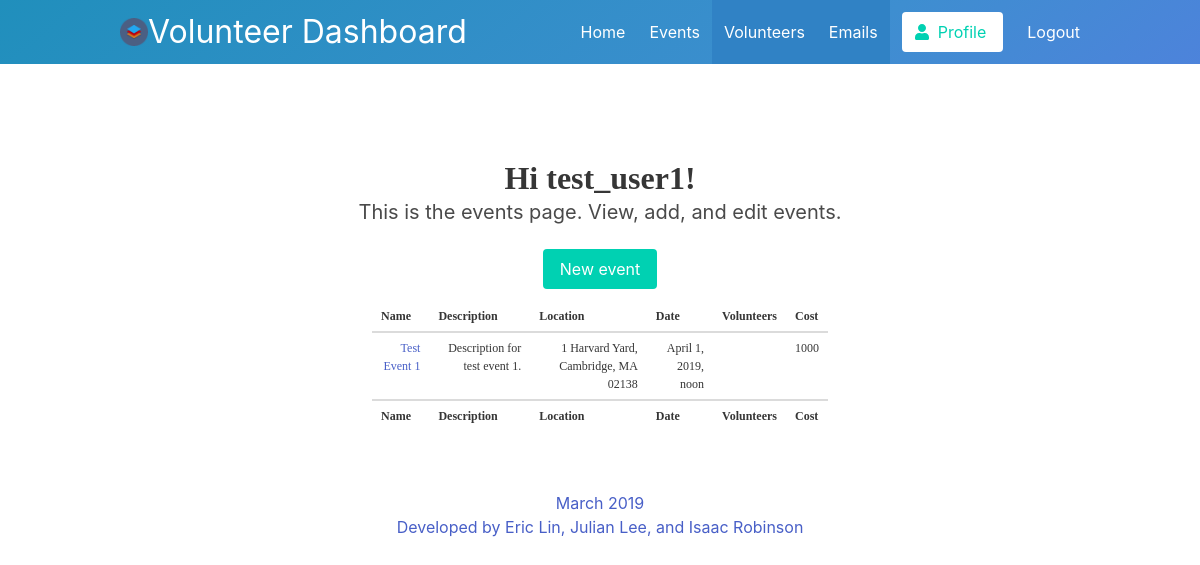
The app's page /events/events/ (signed in), older data.
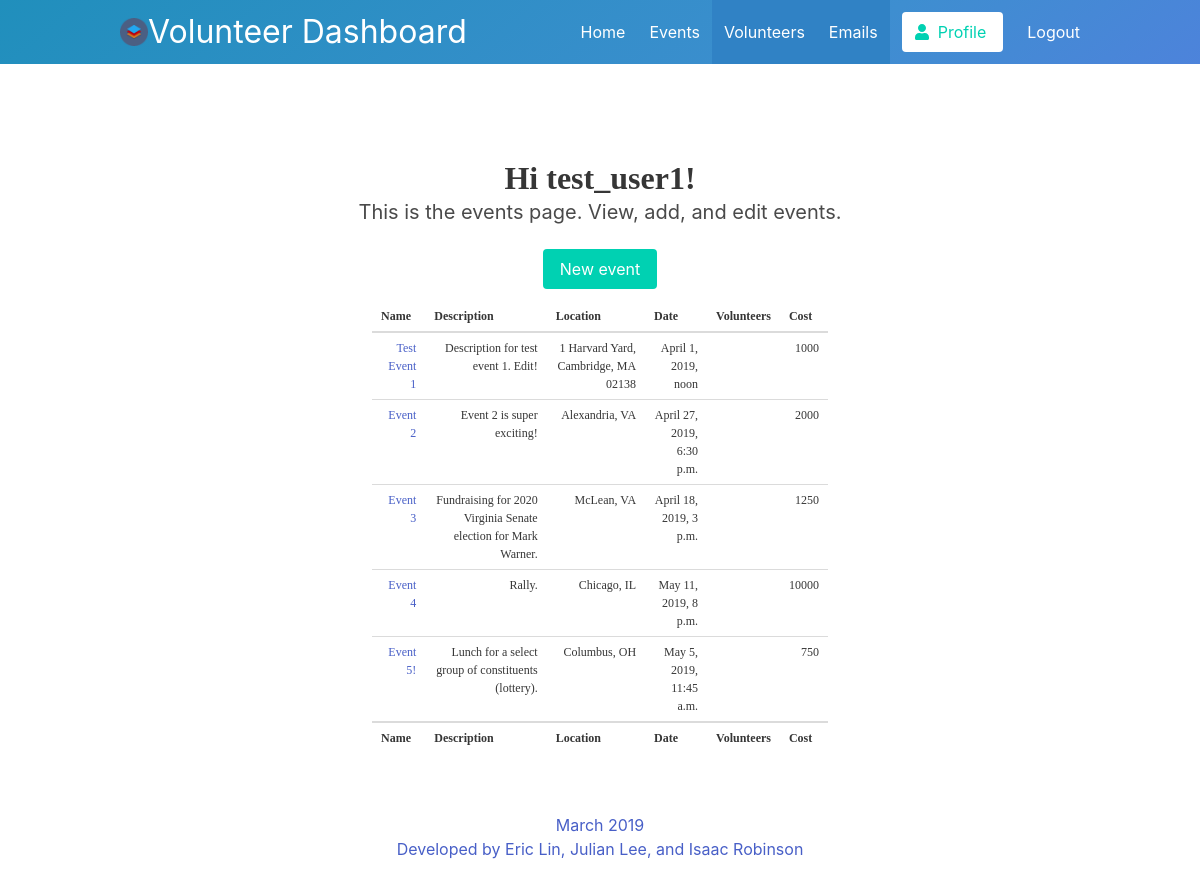
The same page, newer data.
### users/models.py (models this page shows, shortened)
class CustomUser(AbstractUser):
    first_name = models.CharField(max_length=30)
    last_name = models.CharField(max_length=30)
    REQUIRED_FIELDS = ['first_name', 'last_name', 'email']

### events/models.py (models this page shows, shortened)
class Event(models.Model):		# To store events
 	name = models.CharField(max_length=256)
 	description = models.TextField(default='')
 	address = models.CharField(max_length=256)
 	time = models.DateTimeField(default=timezone.now)	# default is today
 	volunteers = models.ManyToManyField(	# joins events and volunteers
 		'volunteers.Volunteer',
 		related_name='events_volunteers',
 		blank=True,
 	)
 	cost = models.IntegerField(default=1000)	# dollar cost of the event

### events/views.py (the view)
# urls.py: path('events/', views.index, name='events'),		# path for event view
def index(request):
	if request.method == "GET":
		events = Event.objects.values()	# get querySet of events
		context = {'events': events}
		return render(request, 'events.html', context)		# render events html
	elif request.method == "POST":
		print("POST request")

### templates/events.html (shortened to what this page needs)
{% extends 'base.html' %}
{% block content %}
	{% if user.is_authenticated %}
    <section class="section">
      <div class="hero-body">
        <div class="container has-text-centered">
          <h1 class="title">
            Hi {{ user.username }}!
          </h1>
          <h2 class="subtitle">
            This is the events page. View, add, and edit events.
          </h2>
        </div>
        <div class="container has-text-centered">
            <a href="{% url 'add_event' %}">
              <br>
              <button class="button is-primary">
                New event
              </button>
            </a>
        </div>
        <div class="container has-text-centered">
          <div class="column is-6 is-offset-3">
            <table class="table">
              <thead>
                <tr>
                  <th> Name </th>
                  <th> Description </th>
                  <th> Location </th>
                  <th> Date </th>
                  <th> Volunteers </th>
                  <th> Cost </th>
                </tr>
              </thead>
              <tfoot>
                <tr>
                  <th> Name </th>
                  <th> Description </th>
                  <th> Location </th>
                  <th> Date </th>
                  <th> Volunteers </th>
                  <th> Cost </th>
                </tr>
              </tfoot>
              <tbody>
                {% for event in events %}
                  <tr>
                    <td><a href="{% url 'edit_event' %}?id={{event.id}}"> {{event.name}} </a></td>
                    <td> {{event.description}} </td>
                    <td> {{event.address}} </td>
                    <td> {{event.time}} </td>
                    <td>
                    </td>
                    <td> {{event.cost}} </td>
                  </tr>
                {% endfor %}
              </tbody>
            </table>
          </div>
        </div>
      </div>
      <div class="hero-foot is-light has-text-centered">
        <a>
          March 2019 <br>
          Developed by Eric Lin, Julian Lee, and Isaac Robinson
        </a>
      </div>
    </section>
	{% endif %}
{% endblock %}

### templates/base.html (shortened to what this page needs)
<!DOCTYPE html>
<html lang ="en">
<head>
    {% load static %}
    <link rel="stylesheet" type="text/css" href="{% static 'css/styles.css' %}">
    <link rel="stylesheet" href="https://cdnjs.cloudflare.com/ajax/libs/bulma/0.7.4/css/bulma.min.css">
</head>
<section class="hero is-info is-bold is-large">
    <div class="hero-head">
      <nav class="navbar">
        <div class="container">
          <div class="navbar-brand">
            <a href="{% url 'home' %}" class="navbar-item is-size-3">
              {% load static %}
              <img src ="{% static 'images/icon.png' %}" alt="icon"/>
              Volunteer Dashboard
            </a>
          </div>
          <div id="navbarMenuHeroA" class="navbar-menu">
            <div class="navbar-end">
              <a class="navbar-item" href="{% url 'home' %}">
                Home
              </a>
              <a class="navbar-item" href="{% url 'events' %}">
                Events
              </a>
              <a class="navbar-item is-active" href="{% url 'volunteers' %}">
                Volunteers
              </a>
              <a class="navbar-item is-active" href="{% url 'emails' %}">
                Emails
              </a>
              <span class="navbar-item">
                <a class="button is-primary is-inverted">
                  <span class="icon">
                    <i class="fas fa-user"></i>
                  </span>
                  <span>Profile</span>
                </a>
              </span>
              <a class="navbar-item" href="{% url 'logout' %}">
                Logout
              </a>
            </div>
          </div>
        </div>
      </nav>
    </div>
  </section>
{% block content %}
{% endblock %}
</html>

### static/css/styles.css (style rules this page uses)
.title { font-family: Verdana; font-size: 15px; }
table { border-collapse:collapse; border: 0px; font-family: Verdana; color: #5C5558; font-size: 12px; text-align: right; }
td { padding-left: 10px; }

Row changes from the older to the newer data that the page shows:
changed Event "Test Event 1": description "Description for test event 1." → "Description for test event 1. Edit!"
added Event: name "Event 2", description "Event 2 is super exciting!", address "Alexandria, VA", time "April 27, 2019, 6:30 p.m.", cost "2000"
added Event: name "Event 3", description "Fundraising for 2020 Virginia Senate election for Mark Warner.", address "McLean, VA", time "April 18, 2019, 3 p.m.", cost "1250"
added Event: name "Event 4", description "Rally.", address "Chicago, IL", time "May 11, 2019, 8 p.m.", cost "10000"
added Event: name "Event 5!", description "Lunch for a select group of constituents (lottery).", address "Columbus, OH", time "May 5, 2019, 11:45 a.m.", cost "750"
